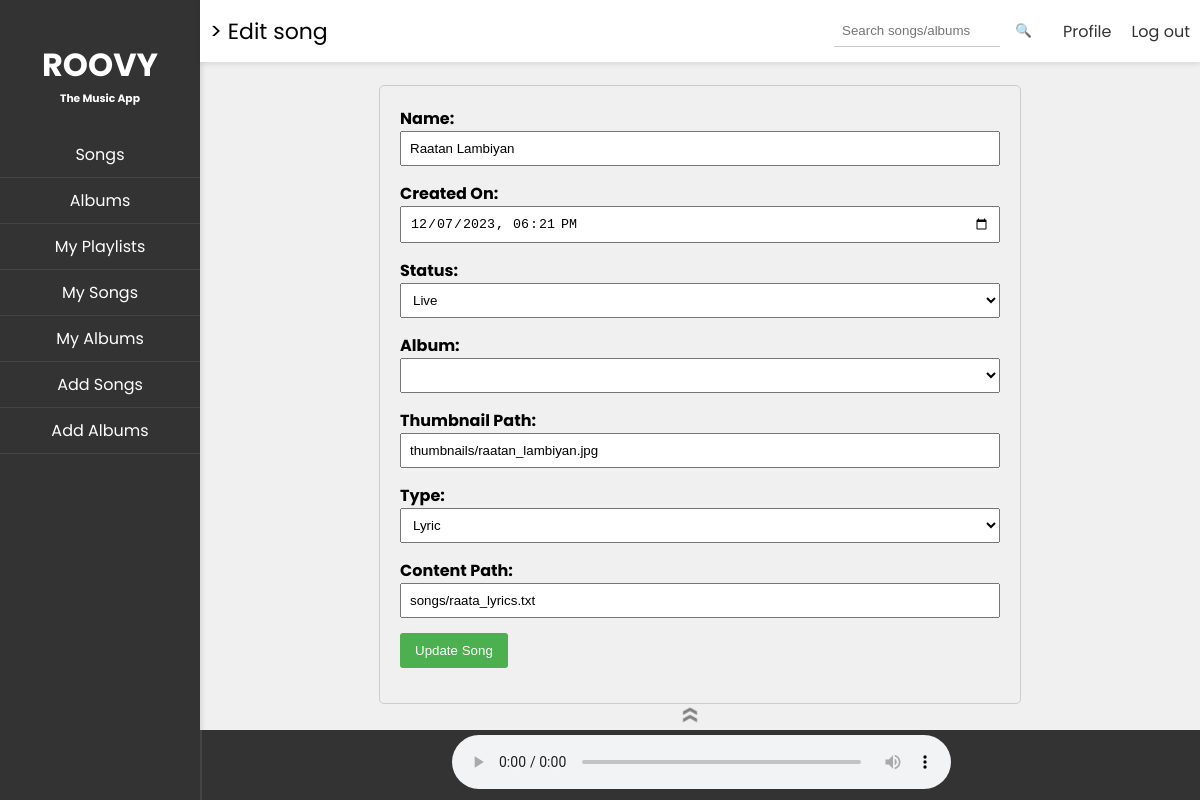
The page /edit_song/46dc8d8a-e214-4654-8488-f82d4606f463 on the database its author committed.
### models.py (models this page shows)
class Song(Base):
    __tablename__ = 'SONG'
    song_id = Column(String, primary_key=True)
    name = Column(String, nullable=False)
    created_on = Column(DateTime, nullable=False)
    status = Column(Enum('flagged', 'blocked', 'live', name='status_enum'))
    album_id = Column(String, ForeignKey('ALBUM.album_id'))
    thumbnail_path = Column(String, nullable=False)
    created_by = Column(String, nullable=False)
    album = relationship("Album", back_populates="songs")
    content = relationship("SongContent", back_populates="song", cascade="all, delete-orphan")

class SongContent(Base):
    __tablename__ = 'SONG_CONTENT'
    song_id = Column(String, ForeignKey('SONG.song_id'), primary_key=True)
    type = Column(Enum('song', 'lyric', name='type_enum'))
    content_path = Column(String)
    song = relationship("Song", back_populates="content")

### routes.py (the view, shortened to what this page needs)
@app.route('/edit_song/<string:song_id>', methods=['GET', 'POST'])
def editSong(song_id):
    try:
        if request.method == 'GET':
            return creatorLandingPage("edit_song", request), 200
    except Exception as e:
        flash(f"An error occurred: {str(e)}", "error")
        return index(), 500

### landing_pages.py (called while the page is built)
def setNavElems(elems):
    global nav_elements
    nav_elements = elems

def edit_song(song):
    header_left = "> Edit song"
    album_choices = getAlbumsForUser()
    album_choices = [(album.get("album_id"), album.get("name")) for album in album_choices]
    content = render_template('edit_song.html', song=song, album_choices=album_choices)
    current_song = "Now Playing: None"
    return render_template('parent_frame.html', content=content, current_song=current_song, header_left=header_left,
                           nav_elements=nav_elements)

### util.py (called while the page is built, shortened)
def get_uid():
    return session.get("uid")

def getSongFromId(song_id):
    return Song.query.get(song_id)

def getAlbumsForUser():
    try:
        user_albums = (
            db.session.query(Album)
            .filter(Album.created_by == get_uid())
            .all()
        )
        albums_list = []
        return albums_list
    except Exception as e:
        print(f"Error fetching albums for user: {e}")
        return []

### templates/edit_song.html (shortened to what this page needs)
<div class="editSong">
    <form method="POST" action="{{ url_for('editSong', song_id=song.song_id) }}">
        <div>
            <label for="name">Name:</label>
            <input type="text" id="name" name="name" value="{{ song.name }}" required>
        </div>
        <div>
            <label for="created_on">Created On:</label>
            <input type="datetime-local" id="created_on" name="created_on" value="{{ song.created_on }}" required>
        </div>
        <div>
            <label for="status">Status:</label>
            <select id="status" name="status" required>
                <option value="live" {% if song.status==
                'live' %}selected{% endif %}>Live</option>
            </select>
        </div>
        <div>
            <label for="album_id">Album:</label>
            <select id="album_id" name="album_id" required>
            </select>
        </div>
        <div>
            <label for="thumbnail_path">Thumbnail Path:</label>
            <input type="text" id="thumbnail_path" name="thumbnail_path" value="{{ song.thumbnail_path }}" required>
        </div>
        <div>
            <label for="type">Type:</label>
            <select id="type" name="type" required>
                <option value="lyric" {% if song.content.type==
                'lyric' %}selected{% endif %}>Lyric</option>
            </select>
        </div>
        <div>
            <label for="content_path">Content Path:</label>
            <input type="text" id="content_path" name="content_path" value="{{ song.content.content_path }}" required>
        </div>
        <div>
            <button type="submit">Update Song</button>
        </div>
    </form>
</div>

### static/parent_frame.css (style rules this page uses)
body { font-family: 'Poppins', sans-serif; margin: 0; padding: 0; overflow: hidden; background-color: #f0f0f0; }
.editSong { max-width: 600px; margin: 0 auto; padding: 20px; border: 1px solid #ccc; border-radius: 5px; }
.editSong form { display: flex; flex-direction: column; }
.editSong div { margin-bottom: 15px; }
.editSong label { font-weight: bold; margin-bottom: 5px; }
.editSong input, .editSong select { width: 100%; padding: 8px; box-sizing: border-box; }
.editSong button { background-color: #4caf50; color: white; padding: 10px 15px; border: none; border-radius: 3px; cursor: pointer; }

### rows shown on the page
Song: name "Raatan Lambiyan", created_on "12/07/2023 18:21", status "Live", thumbnail_path "thumbnails/raatan_lambiyan.jpg"
SongContent: type "Lyric", content_path "songs/raata_lyrics.txt"

### other values the page prints
{{ element.title }} "Songs" "Albums" "My Playlists" "My Songs" "My Albums" "Add Songs" "Add Albums"
{{ header_left }} "> Edit song"
